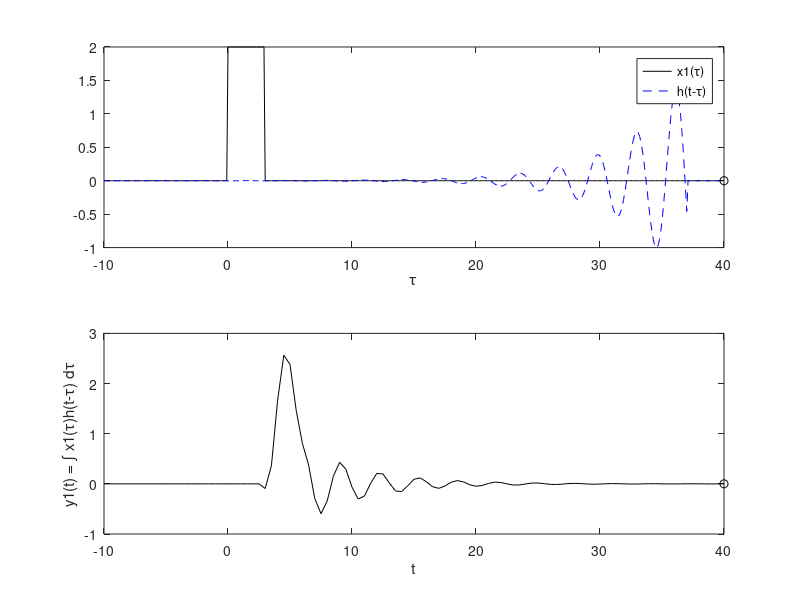

This figure's MATLAB source:
close all
clear all
clc

%% signal: x, impulse response: h
x1=@(t) 2*(t>=0 & t<3);

h=@(t) 3*(exp(-t/5).*sin(2*t)).*(t>=3);
%
dtau = 0.1;  
tau = -10:dtau:40;              
dT=0.5;  
t = -10:dT:40;  
%%
figure (1)
y1 = NaN(1, length (t)); 

for ii=1:length(t)  % evaluating integration of x(tau)*h(t-tau)
   
    x1h = h(t(ii)-tau).*x1(tau);                           
    y1(ii)=trapz(tau,x1h);   
  
% plotting 
    subplot (211)
    plot(tau, x1(tau), 'k-', tau, h(t(ii)-tau), 'b--', t(ii), 0, 'ok');
    xlabel('\tau'); 
    legend('x1(\tau)','h(t-\tau)');
    
    subplot (212)
    plot (t, y1, 'k', t (ii), y1(ii), 'ok');
    xlabel ('t'); ylabel ('y1(t) = \int x1(\tau)h(t-\tau) d\tau');
    drawnow;
    
end
  